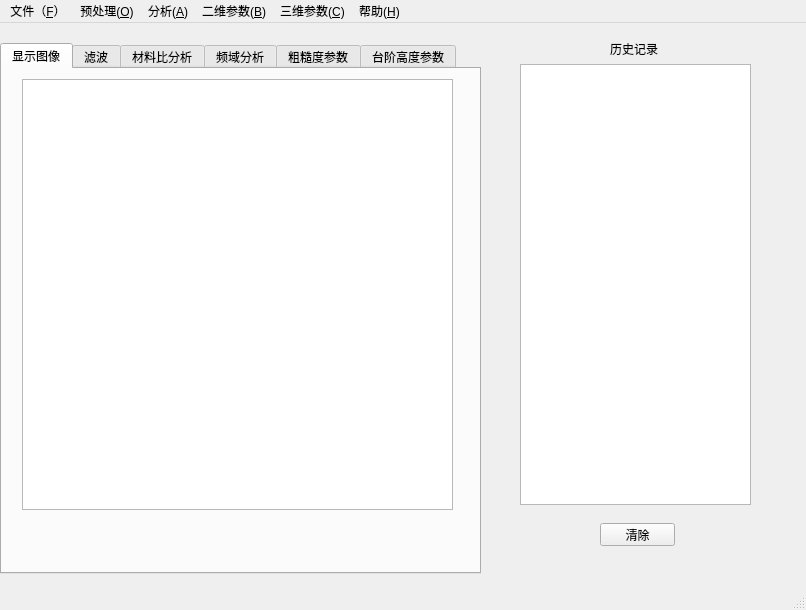
<?xml version="1.0" encoding="UTF-8"?>
<ui version="4.0">
 <class>MainWindow</class>
 <widget class="QMainWindow" name="MainWindow">
  <property name="geometry">
   <rect>
    <x>0</x>
    <y>0</y>
    <width>806</width>
    <height>610</height>
   </rect>
  </property>
  <property name="windowTitle">
   <string>测量分析软件</string>
  </property>
  <widget class="QWidget" name="centralwidget">
   <widget class="QTabWidget" name="tabWidget">
    <property name="geometry">
     <rect>
      <x>0</x>
      <y>20</y>
      <width>481</width>
      <height>531</height>
     </rect>
    </property>
    <property name="currentIndex">
     <number>0</number>
    </property>
    <widget class="QWidget" name="tab">
     <attribute name="title">
      <string>显示图像</string>
     </attribute>
     <widget class="QGraphicsView" name="graphicsView">
      <property name="geometry">
       <rect>
        <x>20</x>
        <y>10</y>
        <width>431</width>
        <height>431</height>
       </rect>
      </property>
     </widget>
     <zorder>pushButton</zorder>
     <zorder>label</zorder>
     <zorder>textBrowser</zorder>
     <zorder>graphicsView</zorder>
    </widget>
    <widget class="QWidget" name="tab_3">
     <attribute name="title">
      <string>滤波</string>
     </attribute>
    </widget>
    <widget class="QWidget" name="tab_2">
     <attribute name="title">
      <string>材料比分析</string>
     </attribute>
    </widget>
    <widget class="QWidget" name="tab_4">
     <attribute name="title">
      <string>频域分析</string>
     </attribute>
    </widget>
    <widget class="QWidget" name="tab_6">
     <attribute name="title">
      <string>粗糙度参数</string>
     </attribute>
    </widget>
    <widget class="QWidget" name="tab_5">
     <attribute name="title">
      <string>台阶高度参数</string>
     </attribute>
    </widget>
   </widget>
   <widget class="QTextBrowser" name="textBrowser">
    <property name="geometry">
     <rect>
      <x>520</x>
      <y>41</y>
      <width>231</width>
      <height>441</height>
     </rect>
    </property>
   </widget>
   <widget class="QLabel" name="label">
    <property name="geometry">
     <rect>
      <x>610</x>
      <y>20</y>
      <width>54</width>
      <height>12</height>
     </rect>
    </property>
    <property name="text">
     <string>历史记录</string>
    </property>
   </widget>
   <widget class="QPushButton" name="pushButton">
    <property name="geometry">
     <rect>
      <x>600</x>
      <y>500</y>
      <width>75</width>
      <height>23</height>
     </rect>
    </property>
    <property name="text">
     <string>清除</string>
    </property>
   </widget>
  </widget>
  <widget class="QStatusBar" name="statusbar"/>
  <widget class="QMenuBar" name="menubar">
   <property name="geometry">
    <rect>
     <x>0</x>
     <y>0</y>
     <width>806</width>
     <height>23</height>
    </rect>
   </property>
   <widget class="QMenu" name="menu">
    <property name="title">
     <string>文件（&amp;F）</string>
    </property>
    <addaction name="actionOpen"/>
    <addaction name="actionSave"/>
    <addaction name="actionTuichu"/>
   </widget>
   <widget class="QMenu" name="menu_2">
    <property name="title">
     <string>预处理(&amp;O)</string>
    </property>
    <addaction name="actionJie"/>
    <addaction name="actionTiqu"/>
    <addaction name="actionLv"/>
   </widget>
   <widget class="QMenu" name="menu_3">
    <property name="title">
     <string>分析(&amp;A)</string>
    </property>
    <addaction name="actionCAI"/>
    <addaction name="actionPIN"/>
   </widget>
   <widget class="QMenu" name="menu_4">
    <property name="title">
     <string>二维参数(&amp;B)</string>
    </property>
   </widget>
   <widget class="QMenu" name="menu_5">
    <property name="title">
     <string>三维参数(&amp;C)</string>
    </property>
   </widget>
   <widget class="QMenu" name="menu_6">
    <property name="title">
     <string>帮助(&amp;H)</string>
    </property>
    <addaction name="actionYonghuzhinan"/>
    <addaction name="actionGuanyuruanjian"/>
   </widget>
   <addaction name="menu"/>
   <addaction name="menu_2"/>
   <addaction name="menu_3"/>
   <addaction name="menu_4"/>
   <addaction name="menu_5"/>
   <addaction name="menu_6"/>
  </widget>
  <action name="actionOpen">
   <property name="text">
    <string>打开</string>
   </property>
  </action>
  <action name="actionSave">
   <property name="text">
    <string>保存</string>
   </property>
  </action>
  <action name="actionJie">
   <property name="text">
    <string>截取区域</string>
   </property>
  </action>
  <action name="actionTiqu">
   <property name="text">
    <string>提取轮廓</string>
   </property>
  </action>
  <action name="actionLv">
   <property name="text">
    <string>滤波</string>
   </property>
  </action>
  <action name="actionCAI">
   <property name="text">
    <string>材料比分析</string>
   </property>
  </action>
  <action name="actionPIN">
   <property name="text">
    <string>频域分析</string>
   </property>
  </action>
  <action name="actionYonghuzhinan">
   <property name="text">
    <string>用户指南</string>
   </property>
  </action>
  <action name="actionGuanyuruanjian">
   <property name="text">
    <string>关于软件</string>
   </property>
  </action>
  <action name="actionTuichu">
   <property name="text">
    <string>退出</string>
   </property>
  </action>
 </widget>
 <resources/>
 <connections/>
</ui>
